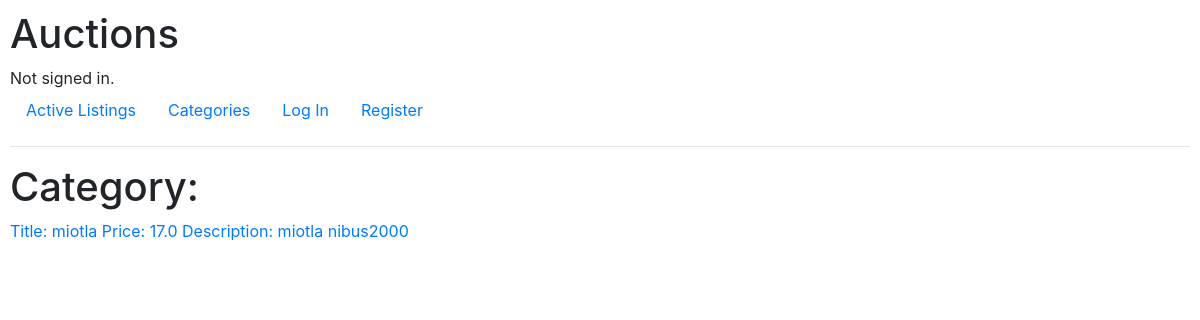
The app's page /categories/Toys, older data.
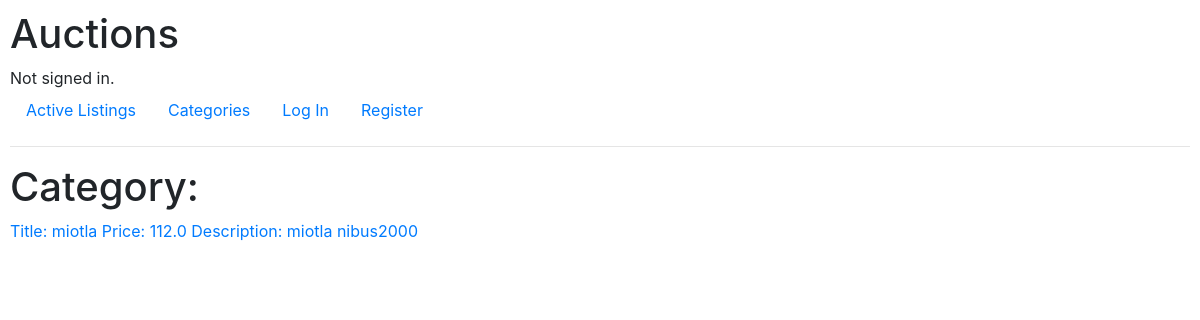
The same page, newer data.
### auctions/models.py (models this page shows)
class AuctionListing(models.Model):
    title = models.CharField(max_length=64)
    description = models.CharField(max_length=128)
    starting_bid = models.FloatField()
    image_url = models.CharField(max_length=64,null=True)
    category = models.CharField(max_length=64,default="Toys")
    creator = models.ForeignKey(User,on_delete=models.CASCADE)
    sold = models.BooleanField(default=False)
    def __str__(self):
        return f"Title: {self.title} Price: {self.starting_bid} Description: {self.description}"

### auctions/views.py (the view)
# urls.py: path("categories/<str:category>", views.category, name="category"),
def category(request,category):
     return render(request, "auctions/category.html",{
          'auctions': AuctionListing.objects.filter(category=category)
     })

### auctions/templates/auctions/category.html
{% extends "auctions/layout.html" %}
{% block body %}
    <h1>Category: </h1>
    {% for auction in auctions%}
    <a href="{% url 'listing' auction.id %}">
        {{auction}}
    </a>
    {% endfor %}
{% endblock %}

Row changes from the older to the newer data that the page shows:
changed AuctionListing: title+starting_bid+description "Title: miotla Price: 17.0 Description: miotla nibus2000" → "Title: miotla Price: 112.0 Description: miotla nibus2000"
